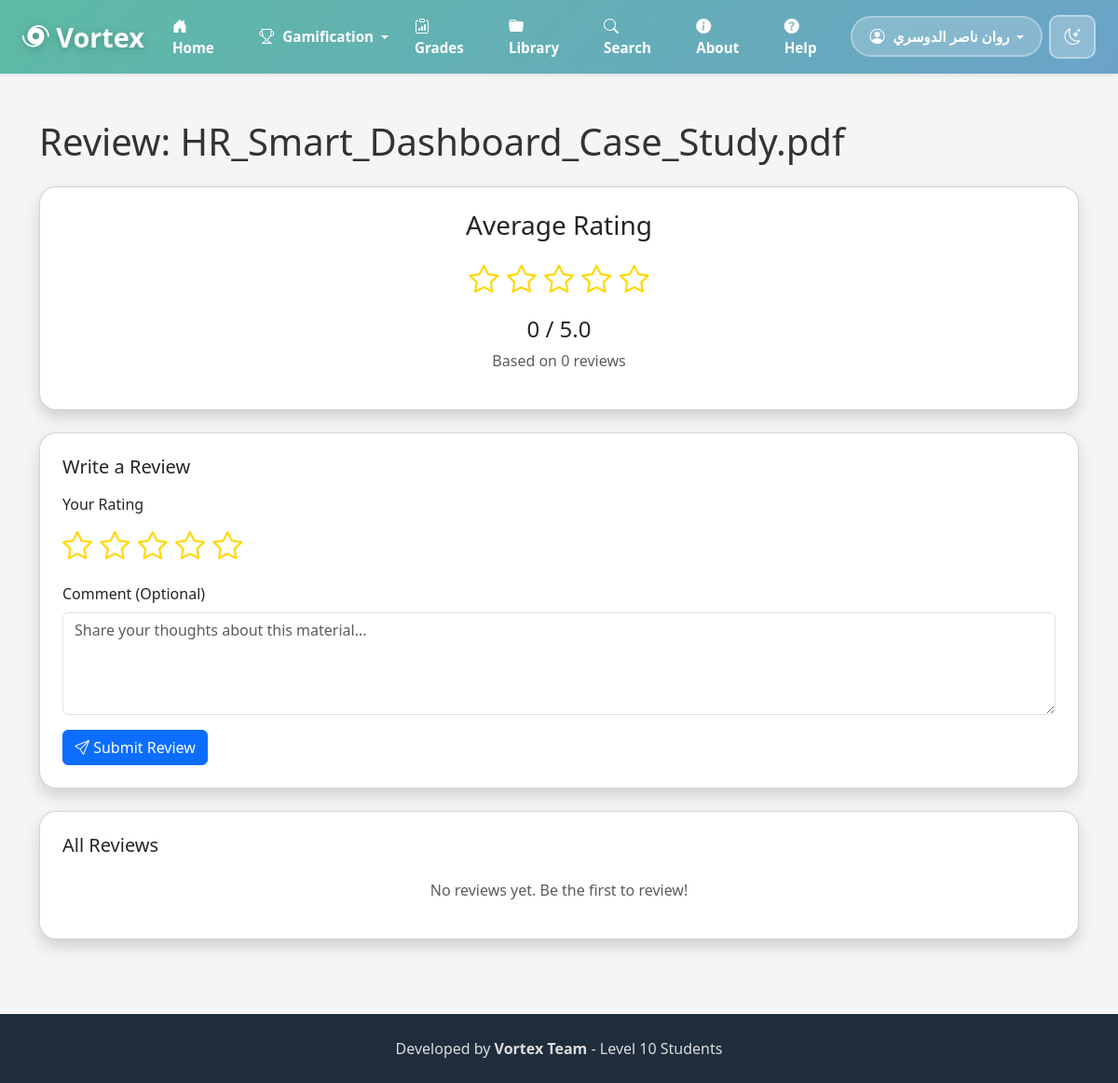
/review/1 (signed in), run on the app's committed database.
### models.py (models this page shows)
class User(UserMixin, db.Model):
    id = db.Column(db.Integer, primary_key=True)
    username = db.Column(db.String(80), unique=True, nullable=False)
    email = db.Column(db.String(120), unique=True, nullable=False)
    password = db.Column(db.String(200), nullable=False)
    score = db.Column(db.Integer, default=0)
    level = db.Column(db.Integer, default=1)
    created_at = db.Column(db.DateTime, default=datetime.utcnow)
    uploads = db.relationship('Upload', backref='user', lazy=True)
    quiz_results = db.relationship('QuizResult', backref='user', lazy=True)
    battle_participations = db.relationship('BattleParticipant', backref='user', lazy=True)
    reviews = db.relationship('Review', backref='user', lazy=True)

class Upload(db.Model):
    id = db.Column(db.Integer, primary_key=True)
    filename = db.Column(db.String(200), nullable=False)
    summary = db.Column(db.Text, nullable=True)
    is_shared = db.Column(db.Boolean, default=False)
    uploaded_at = db.Column(db.DateTime, default=datetime.utcnow)
    user_id = db.Column(db.Integer, db.ForeignKey('user.id'), nullable=False)
    reviews = db.relationship('Review', backref='upload', lazy=True)

### app.py (the view, shortened to what this page needs)
@app.route('/review/<int:upload_id>', methods=['GET', 'POST'])
@login_required
def review_upload(upload_id):
    upload = Upload.query.get_or_404(upload_id)
    reviews = Review.query.filter_by(upload_id=upload_id).all()
    avg_rating = sum(r.rating for r in reviews) / len(reviews) if reviews else 0
    return render_template('review_upload.html',
                         upload=upload,
                         reviews=reviews,
                         avg_rating=avg_rating)

### app.py (called while the page is built)
@login_manager.user_loader
def load_user(user_id):
    return User.query.get(int(user_id))

### templates/review_upload.html (shortened to what this page needs)
<!DOCTYPE html>
<html lang="en">
<head>
    <link href="https://cdn.jsdelivr.net/npm/bootstrap@5.3.2/dist/css/bootstrap.min.css" rel="stylesheet">
    <link href="https://cdn.jsdelivr.net/npm/bootstrap-icons/font/bootstrap-icons.css" rel="stylesheet">
</head>
<body class="light-mode">
{% include 'navbar.html' %}
<div class="container mt-5">
    <h1 class="mb-4">Review: {{ upload.filename }}</h1>
    <div class="card shadow p-4 mb-4">
        <div class="text-center">
            <h3 class="mb-3">Average Rating</h3>
            <div class="rating-stars mb-3">
                {% for i in range(1, 6) %}
                    {% if i <= avg_rating|round %}
                    <i class="bi bi-star-fill"></i>
                    {% else %}
                    <i class="bi bi-star"></i>
                    {% endif %}
                {% endfor %}
            </div>
            <h4>{{ avg_rating|round(1) }} / 5.0</h4>
            <p class="text-muted">Based on {{ reviews|length }} reviews</p>
        </div>
    </div>
    <div class="card shadow p-4 mb-4">
        <h5 class="mb-3">Write a Review</h5>
        <form method="POST">
            <div class="mb-3">
                <label class="form-label">Your Rating</label>
                <div class="rating-stars" id="ratingInput">
                    <i class="bi bi-star" data-rating="1"></i>
                    <i class="bi bi-star" data-rating="2"></i>
                    <i class="bi bi-star" data-rating="3"></i>
                    <i class="bi bi-star" data-rating="4"></i>
                    <i class="bi bi-star" data-rating="5"></i>
                </div>
            </div>
            <div class="mb-3">
                <label class="form-label">Comment (Optional)</label>
                <textarea name="comment" class="form-control" rows="4"
                          placeholder="Share your thoughts about this material..."></textarea>
            </div>
            <button type="submit" class="btn btn-primary">
                <i class="bi bi-send"></i> Submit Review
            </button>
        </form>
    </div>
    <div class="card shadow p-4">
        <h5 class="mb-4">All Reviews</h5>
        {% if reviews %}
            {% for review in reviews %}
            <div class="review-item">
                <div class="d-flex justify-content-between align-items-start mb-2">
                    <div>
                        <strong>{{ review.user.username }}</strong>
                        <div class="rating-stars" style="font-size: 1rem;">
                            {% for i in range(1, 6) %}
                                {% if i <= review.rating %}
                                <i class="bi bi-star-fill"></i>
                                {% else %}
                                <i class="bi bi-star"></i>
                                {% endif %}
                            {% endfor %}
                        </div>
                    </div>
                    <small class="text-muted">
                        {{ review.created_at.strftime('%Y-%m-%d') }}
                    </small>
                </div>
                {% if review.comment %}
                <p class="mb-0">{{ review.comment }}</p>
                {% endif %}
            </div>
            {% endfor %}
        {% else %}
            <p class="text-muted text-center">No reviews yet. Be the first to review!</p>
        {% endif %}
    </div>
</div>
<footer>
    <div class="container text-center">
        Developed by <strong>Vortex Team</strong> - Level 10 Students
    </div>
</footer>
</body>
</html>

### templates/navbar.html (shortened to what this page needs)
<nav class="navbar navbar-expand-lg px-4 shadow-sm">
    <a class="navbar-brand fw-bold" href="{{ url_for('home') }}">
        <i class="bi bi-hurricane"></i> Vortex
    </a>
    <div class="collapse navbar-collapse" id="navbarMenu">
        <ul class="navbar-nav ms-auto align-items-center">
            <li class="nav-item">
                <a class="nav-link" href="{{ url_for('home') }}">
                    <i class="bi bi-house-door-fill"></i> Home
                </a>
            </li>
            {% if current_user.is_authenticated %}
            <li class="nav-item dropdown">
                <a class="nav-link dropdown-toggle" href="#" id="gamificationDropdown"
                   role="button" data-bs-toggle="dropdown" aria-expanded="false">
                    <i class="bi bi-trophy"></i> Gamification
                </a>
            </li>
            <li class="nav-item">
                <a class="nav-link" href="{{ url_for('grading_center') }}">
                    <i class="bi bi-clipboard-data"></i> Grades
                </a>
            </li>
            <li class="nav-item">
                <a class="nav-link" href="{{ url_for('shared_library') }}">
                    <i class="bi bi-folder-fill"></i> Library
                </a>
            </li>
            <li class="nav-item">
                <a class="nav-link" href="{{ url_for('search') }}">
                    <i class="bi bi-search"></i> Search
                </a>
            </li>
            {% endif %}
            <li class="nav-item">
                <a class="nav-link" href="{{ url_for('about') }}">
                    <i class="bi bi-info-circle-fill"></i> About
                </a>
            </li>
            <li class="nav-item">
                <a class="nav-link" href="{{ url_for('help_page') }}">
                    <i class="bi bi-question-circle-fill"></i> Help
                </a>
            </li>
            {% if current_user.is_authenticated %}
            <li class="nav-item dropdown">
                <a class="nav-link dropdown-toggle user-dropdown" href="#" id="userDropdown"
                   role="button" data-bs-toggle="dropdown" aria-expanded="false">
                    <i class="bi bi-person-circle"></i> {{ current_user.username }}
                </a>
            </li>
            {% endif %}
            <li class="nav-item">
                <button id="toggle-mode" class="btn btn-mode">
                    <i class="bi bi-moon-stars"></i>
                </button>
            </li>
        </ul>
    </div>
</nav>

### templates/review_upload.html (style rules this page uses)
body.light-mode { background: #f5f5f5; color: #333; }
.card { border-radius: 18px; margin-bottom: 20px; }
.rating-stars { font-size: 2rem; color: #FFD700; cursor: pointer; }
footer { background: #1f2d3d; color: #ddd; padding: 25px 0; margin-top: 80px; text-align: center; }

### templates/navbar.html (style rules this page uses)
.navbar { background: linear-gradient(135deg, #5DBAA4, #6BA3C8); transition: all 0.5s ease; box-shadow: 0 4px 20px rgba(93, 186, 164, 0.3); backdrop-filter: blur(10px); position: fixed !important; top: 0; left: 0; right: 0; z-index: 1050; }
body { padding-top: 80px; }
.navbar-brand { color: white !important; font-size: 1.8rem; font-weight: 900; text-shadow: 0 2px 10px rgba(0,0,0,0.2); transition: transform 0.3s ease; }
.navbar-brand i { animation: spin 3s linear infinite; }
.navbar-nav { gap: 0 !important; }
.nav-link { color: white !important; font-weight: 700; transition: all 0.3s ease; padding: 8px 12px !important; margin: 0 2px; border-radius: 10px; font-size: 0.95rem; }
.nav-link i { margin-right: 5px; font-size: 1rem; }
.user-dropdown { background: rgba(255,255,255,0.2); border-radius: 25px; padding: 8px 18px !important; border: 2px solid rgba(255,255,255,0.3); }
.btn-mode { background: rgba(255,255,255,0.25); border: 2px solid rgba(255,255,255,0.4); color: white; border-radius: 10px; padding: 8px 14px; transition: all 0.3s ease; font-size: 1.1rem; margin-left: 5px; }

### data on the page
User: username "روان ناصر الدوسري"
Upload: filename "HR_Smart_Dashboard_Case_Study.pdf"

### other printed values
{{ avg_rating|round(1) }} "0"
{{ reviews|length }} "0"
